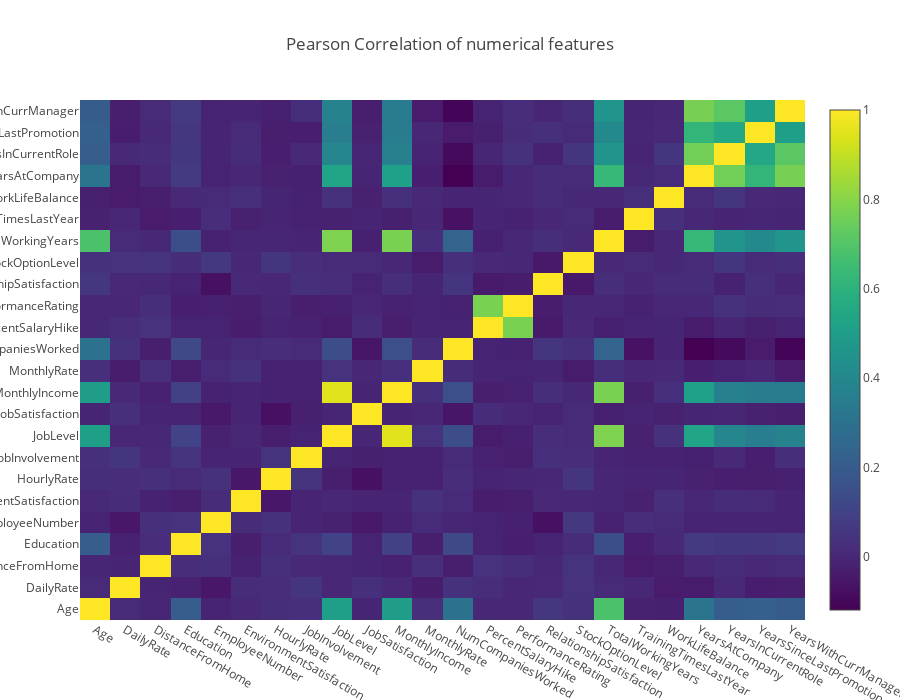

Notebook cell for this chart:
### Code cell
# creating a list of only numerical values
numerical = [u'Age', u'DailyRate', u'DistanceFromHome', u'Education', u'EmployeeNumber', u'EnvironmentSatisfaction',
       u'HourlyRate', u'JobInvolvement', u'JobLevel', u'JobSatisfaction',
       u'MonthlyIncome', u'MonthlyRate', u'NumCompaniesWorked',
       u'PercentSalaryHike', u'PerformanceRating', u'RelationshipSatisfaction',
       u'StockOptionLevel', u'TotalWorkingYears',
       u'TrainingTimesLastYear', u'WorkLifeBalance', u'YearsAtCompany',
       u'YearsInCurrentRole', u'YearsSinceLastPromotion',
       u'YearsWithCurrManager']
data = [
    go.Heatmap(
        z= attrition[numerical].astype(float).corr().values, # Generating the Pearson correlation
        x=attrition[numerical].columns.values,
        y=attrition[numerical].columns.values,
        colorscale='Viridis',
        reversescale = False,
        text = True ,
        opacity = 1.0
        
    )
]


layout = go.Layout(
    title='Pearson Correlation of numerical features',
    xaxis = dict(ticks='', nticks=36),
    yaxis = dict(ticks='' ),
    width = 900, height = 700,
    
)


fig = go.Figure(data=data, layout=layout)
py.iplot(fig, filename='labelled-heatmap')

### Figure 1 — Plotly figure (JSON) as saved in the notebook; plotly's stock layout.template omitted (floating-point values rounded to 4 significant figures; data arrays with more than 128 entries replaced by an {"elided": "..."} marker saying what was removed)
{"data": [{"reversescale": false, "z": {"elided": "24x24 float values"}, "x": ["Age", "DailyRate", "DistanceFromHome", "Education", "EmployeeNumber", "EnvironmentSatisfaction", "HourlyRate", "JobInvolvement", "JobLevel", "JobSatisfaction", "MonthlyIncome", "MonthlyRate", "NumCompaniesWorked", "PercentSalaryHike", "PerformanceRating", "RelationshipSatisfaction", "StockOptionLevel", "TotalWorkingYears", "TrainingTimesLastYear", "WorkLifeBalance", "YearsAtCompany", "YearsInCurrentRole", "YearsSinceLastPromotion", "YearsWithCurrManager"], "opacity": 1, "colorscale": "Viridis", "text": true, "type": "heatmap", "y": ["Age", "DailyRate", "DistanceFromHome", "Education", "EmployeeNumber", "EnvironmentSatisfaction", "HourlyRate", "JobInvolvement", "JobLevel", "JobSatisfaction", "MonthlyIncome", "MonthlyRate", "NumCompaniesWorked", "PercentSalaryHike", "PerformanceRating", "RelationshipSatisfaction", "StockOptionLevel", "TotalWorkingYears", "TrainingTimesLastYear", "WorkLifeBalance", "YearsAtCompany", "YearsInCurrentRole", "YearsSinceLastPromotion", "YearsWithCurrManager"]}], "layout": {"height": 700, "width": 900, "title": "Pearson Correlation of numerical features", "xaxis": {"ticks": "", "nticks": 36}, "yaxis": {"ticks": ""}}}
